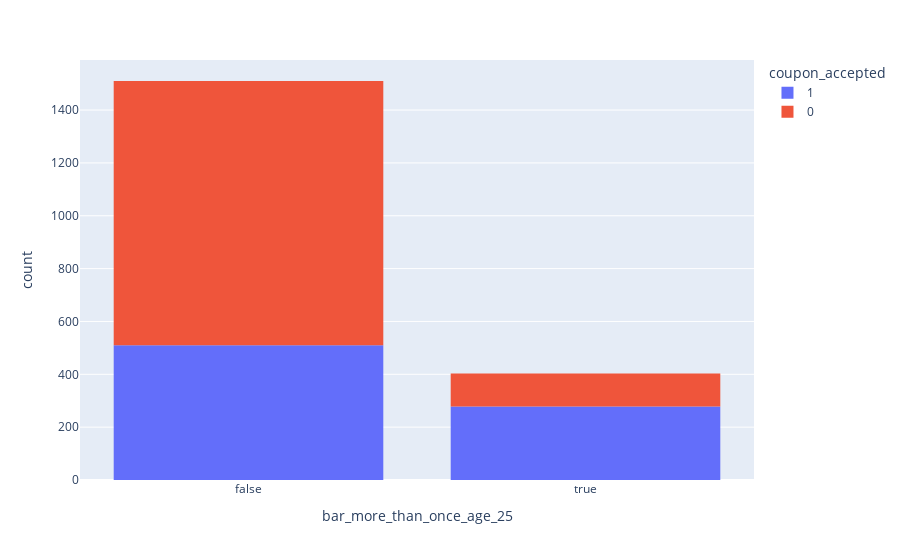

Notebook code for this chart:
### Markdown cell above
4. Compare the acceptance rate between drivers who go to a bar more than once a month and are over the age of 25 to the all others.  Is there a difference?

### Code cell
# add a new column match_criteria to the bar_data
print(f'{'----------------------------------------------------------------------'}')
print(f'\033[1m{'Distinct age       '}\033[0m : {bar_coupon_data['age'].unique()}')
print(f'\033[1m{'Distinct bar values'}\033[0m : {bar_coupon_data['bar'].unique()}')
print(f'{'----------------------------------------------------------------------\n\n'}')

bar_coupon_data['bar_more_than_once_age_25'] = bar_coupon_data.apply(lambda row: (row['bar'] not in ["never","less1"]) & (row['age'] not in ["21", "below21"]), axis=1)

bar_coupon_more_than_once_age_25 = bar_coupon_data.groupby('bar_more_than_once_age_25')['coupon_accepted'].mean()

print(f'\033[1m{'Those visited bar more than once and age of 25 to all others'}\033[0m: \033[94m{bar_coupon_more_than_once_age_25[True]:.2%}\033[0m')
print(f'\033[1m{'Those visited bar less than 1 or age less than 25'}\033[0m: \033[94m{bar_coupon_more_than_once_age_25[False]:.2%}\033[0m')


fig = px.histogram(data_frame=bar_coupon_data, x='bar_more_than_once_age_25', color='coupon_accepted')
fig.write_image("images/bar_more_than_once_age_25.png", format="png", width=800, height=600, scale=2)
fig.show()

#px.histogram(data_frame=bar_coupon_data, x='bar', color='coupon_accepted', facet_row='bar_more_than_once_age_25')

### Figure 1 — Plotly figure (JSON) as saved in the notebook; plotly's stock layout.template omitted (floating-point values rounded to 4 significant figures; data arrays with more than 128 entries replaced by an {"elided": "..."} marker saying what was removed)
{"data": [{"alignmentgroup": "True", "bingroup": "x", "hovertemplate": "coupon_accepted=1<br>bar_more_than_once_age_25=%{x}<br>count=%{y}<extra></extra>", "legendgroup": "1", "marker": {"color": "#636efa", "pattern": {"shape": ""}}, "name": "1", "offsetgroup": "1", "orientation": "v", "showlegend": true, "type": "histogram", "x": {"elided": "788 bool values"}, "xaxis": "x", "yaxis": "y"}, {"alignmentgroup": "True", "bingroup": "x", "hovertemplate": "coupon_accepted=0<br>bar_more_than_once_age_25=%{x}<br>count=%{y}<extra></extra>", "legendgroup": "0", "marker": {"color": "#EF553B", "pattern": {"shape": ""}}, "name": "0", "offsetgroup": "0", "orientation": "v", "showlegend": true, "type": "histogram", "x": {"elided": "1125 bool values"}, "xaxis": "x", "yaxis": "y"}], "layout": {"autosize": true, "barmode": "relative", "legend": {"title": {"text": "coupon_accepted"}, "tracegroupgap": 0}, "margin": {"t": 60}, "xaxis": {"anchor": "y", "autorange": true, "domain": [0, 1], "range": [-0.5, 1.5], "title": {"text": "bar_more_than_once_age_25"}, "type": "category"}, "yaxis": {"anchor": "x", "autorange": true, "domain": [0, 1], "range": [0, 1589.0], "title": {"text": "count"}}}}
